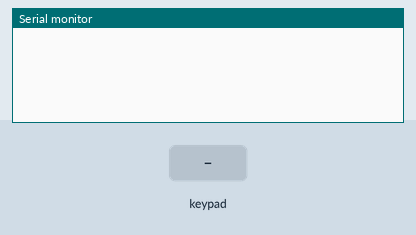
Recording of a sketch running on a simulated Arduino Uno, built with avr-gcc and run on an emulated ATmega328P. Shown: the last lines printed to the serial monitor. The test bench sets the inputs (shaded band).

Above: at 1.2 s.
1.3 s: key '0' pressed
At 2.3 s:
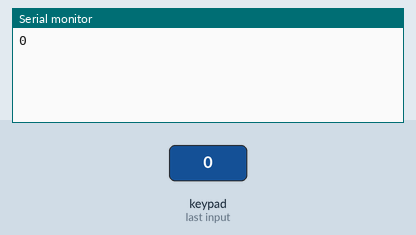
2.8 s: keypad keys 9 8 7 6 A pressed 0.4 s apart
At 5.8 s:
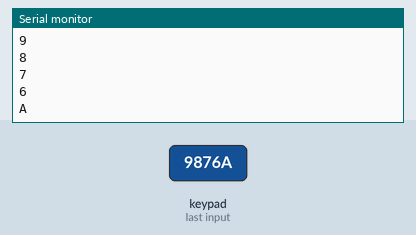
6.3 s: key 'B' pressed
At 7.5 s:
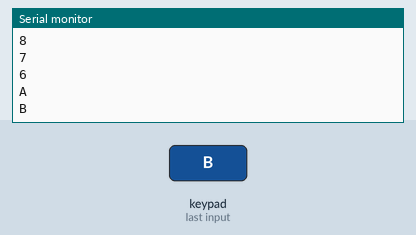
7.8 s: keypad keys 9 8 7 6 D pressed 0.4 s apart
At 9.8 s:
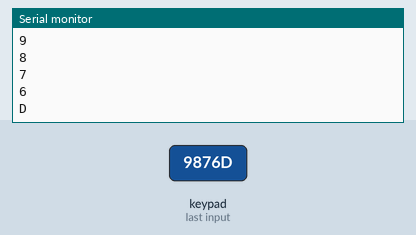
11.3 s: key 'C' pressed
At 12.3 s:
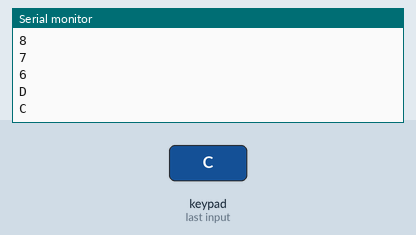
12.8 s: key 'E' pressed
At 13.6 s:
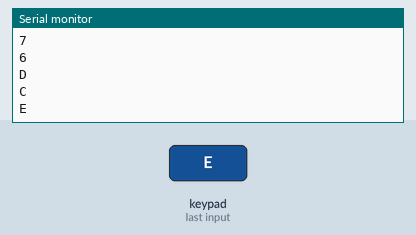
Timing chart, 0 to 15.3 s (numbered marks = the images above; inputs shaded):
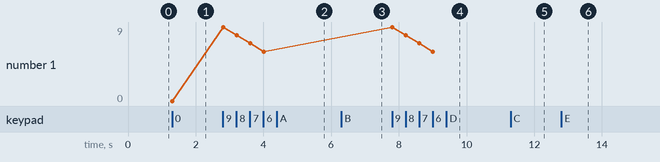

The sketch:

sketch_test.ino
```cpp
#include <Keypad.h>

const byte ROWS = 4; //four rows
const byte COLS = 4; //four columns
char keys[ROWS][COLS] = {
  {'0','1','2','3'},
  {'4','5','6','7'},
  {'8','9','A','B'},
  {'C','D','E','F'}
};
byte rowPins[ROWS] = {9, 8, 7, 6}; //connect to the row pinouts of the keypad
byte colPins[COLS] = {5, 4, 3, 2}; //connect to the column pinouts of the keypad

Keypad keypad = Keypad( makeKeymap(keys), rowPins, colPins, ROWS, COLS );

void setup(){
  Serial.begin(9600);
}

void loop(){
  char key = keypad.getKey();

  if (key != NO_KEY){
    Serial.println(key);
  }
}
```

Measured:
- after the input at 1.3 s, the serial monitor: prints a new line at once (image 1)
- after the input at 2.8 s, the serial monitor: prints a new line at once (image 2)
- after the input at 6.3 s, the serial monitor: prints a new line at once (image 3)
- after the input at 7.8 s, the serial monitor: prints a new line at once (image 4)
- after the input at 11.3 s, the serial monitor: prints a new line at once (image 5)
- after the input at 12.8 s, the serial monitor: prints a new line at once (image 6)
- plotted number 1: 0 → 6 after the input at 2.8 s
